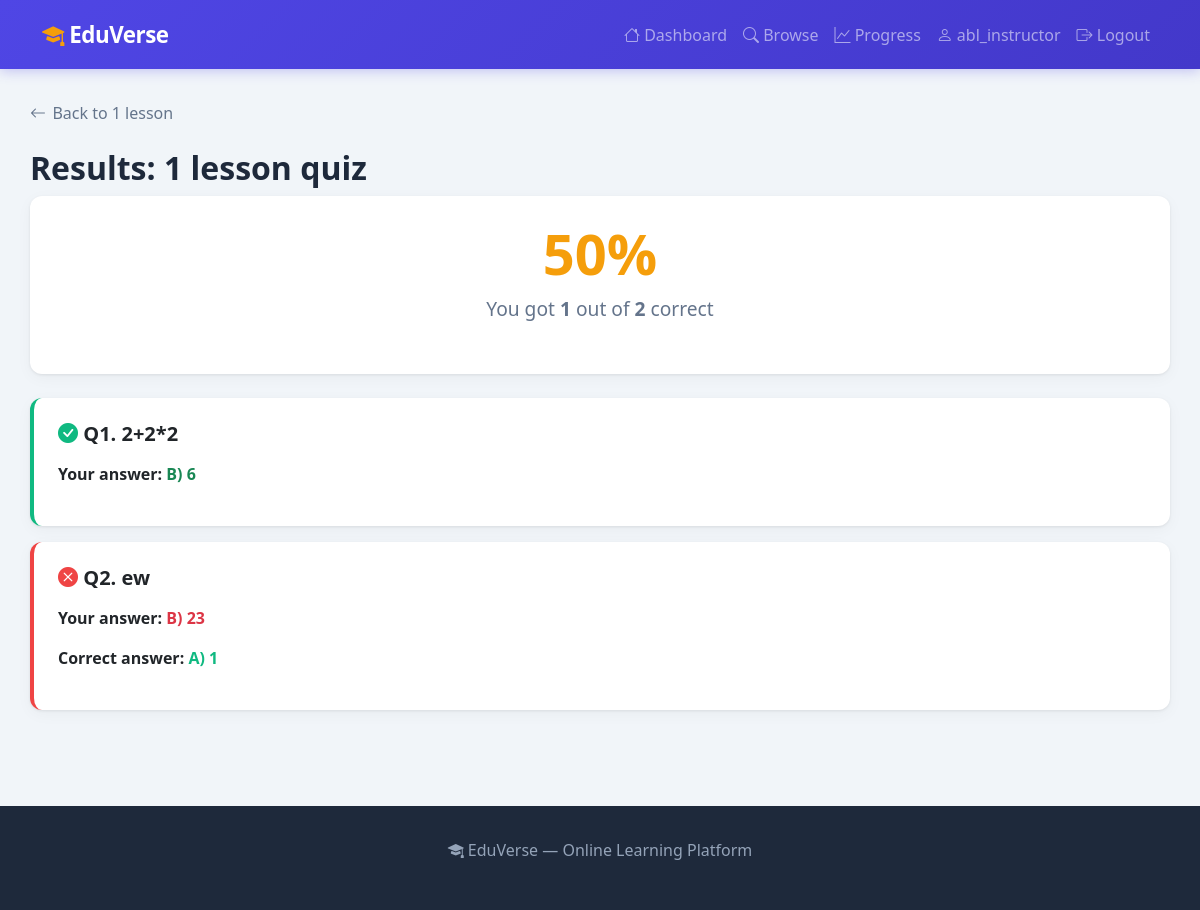
Page /quiz/1/results/ (signed in) on the committed database.
### courses/models.py (models this page shows, shortened)
class Quiz(models.Model):
    lesson = models.ForeignKey(Lesson, on_delete=models.CASCADE, related_name='quizzes')
    title = models.CharField(max_length=200)
    created_at = models.DateTimeField(auto_now_add=True)
    class Meta:
        verbose_name_plural = 'Quizzes'

class Lesson(models.Model):
    course = models.ForeignKey(Course, on_delete=models.CASCADE, related_name='lessons')
    title = models.CharField(max_length=200)
    content = models.TextField()
    file = models.FileField(upload_to='lesson_files/', blank=True, null=True)
    order = models.PositiveIntegerField(default=0)
    created_at = models.DateTimeField(auto_now_add=True)
    class Meta:
        ordering = ['order']

class Question(models.Model):
    quiz = models.ForeignKey(Quiz, on_delete=models.CASCADE, related_name='questions')
    question_text = models.TextField()
    option_a = models.CharField(max_length=200)
    option_b = models.CharField(max_length=200)
    option_c = models.CharField(max_length=200)
    option_d = models.CharField(max_length=200)
    correct_answer = models.CharField(max_length=1, choices=[
        ('A', 'A'), ('B', 'B'), ('C', 'C'), ('D', 'D')
    ])
    order = models.PositiveIntegerField(default=0)
    class Meta:
        ordering = ['order']

### courses/views.py (the view)
# urls.py: path('quiz/<int:quiz_id>/results/', views.quiz_results_view, name='quiz_results'),
@login_required
def quiz_results_view(request, quiz_id):
    quiz = get_object_or_404(Quiz, id=quiz_id)
    questions = quiz.questions.all()
    submissions = Submission.objects.filter(student=request.user, quiz=quiz)
    submission_map = {}
    for s in submissions:
        submission_map[s.question_id] = s
    results = []
    for question in questions:
        sub = submission_map.get(question.id)
        results.append({
            'question': question,
            'selected': sub.selected_answer if sub else None,
            'is_correct': sub.is_correct if sub else False,
        })
    correct_count = submissions.filter(is_correct=True).count()
    total_count = questions.count()
    if total_count > 0:
        percentage = round(correct_count / total_count * 100)
    else:
        percentage = 0
    return render(request, 'courses/quiz_results.html', {
        'quiz': quiz,
        'results': results,
        'correct_count': correct_count,
        'total_count': total_count,
        'percentage': percentage,
    })

### courses/templates/courses/quiz_results.html (shortened to what this page needs)
{% extends 'courses/base.html' %}
{% block content %}
<a href="{% url 'lesson_detail' quiz.lesson.id %}" class="back-btn">
    <i class="bi bi-arrow-left"></i> Back to {{ quiz.lesson.title }}
</a>
<h2 style="font-weight: 800;">Results: {{ quiz.title }}</h2>
<div class="card p-4 mb-4 text-center">
    <h1 style="font-size: 3.5rem; font-weight: 800; color: {% if percentage >= 70 %}var(--success){% elif percentage >= 50 %}var(--accent){% else %}var(--danger){% endif %};">
        {{ percentage }}%
    </h1>
    <p style="font-size: 1.2rem; color: var(--gray);">
        You got <strong>{{ correct_count }}</strong> out of <strong>{{ total_count }}</strong> correct
    </p>
</div>
{% for result in results %}
    <div class="card p-4 mb-3" style="border-left: 4px solid {% if result.is_correct %}var(--success){% else %}var(--danger){% endif %};">
        <h5 class="fw-bold mb-3">
            {% if result.is_correct %}
                <i class="bi bi-check-circle-fill" style="color: var(--success);"></i>
            {% else %}
                <i class="bi bi-x-circle-fill" style="color: var(--danger);"></i>
            {% endif %}
            Q{{ result.question.order }}. {{ result.question.question_text }}
        </h5>
        <p>
            <strong>Your answer:</strong>
            <span class="{% if result.is_correct %}text-success{% else %}text-danger{% endif %} fw-bold">
                {{ result.selected }})
                {% if result.selected == 'B' %}{{ result.question.option_b }}{% endif %}
            </span>
        </p>
        {% if not result.is_correct %}
            <p>
                <strong>Correct answer:</strong>
                <span style="color: var(--success); font-weight: 600;">
                    {{ result.question.correct_answer }})
                    {% if result.question.correct_answer == 'A' %}{{ result.question.option_a }}{% endif %}
                </span>
            </p>
        {% endif %}
    </div>
{% endfor %}
{% endblock %}

### courses/templates/courses/base.html (shortened to what this page needs)
<!DOCTYPE html>
<html lang="en">
<head>
    <link href="https://cdn.jsdelivr.net/npm/bootstrap@5.3.0/dist/css/bootstrap.min.css" rel="stylesheet">
    <link href="https://cdn.jsdelivr.net/npm/bootstrap-icons@1.11.0/font/bootstrap-icons.css" rel="stylesheet">
</head>
<body>
    <nav class="navbar navbar-expand-lg navbar-dark">
        <div class="container">
            <a class="navbar-brand" href="{% url 'dashboard' %}">
                <i class="bi bi-mortarboard-fill"></i> EduVerse
            </a>
            <div class="collapse navbar-collapse" id="navbarNav">
                <div class="navbar-nav ms-auto">
                    {% if user.is_authenticated %}
                        <a class="nav-link" href="{% url 'dashboard' %}"><i class="bi bi-house"></i> Dashboard</a>
                        <a class="nav-link" href="{% url 'browse' %}"><i class="bi bi-search"></i> Browse</a>
                        {% if user.profile.role == 'student' %}
                            <a class="nav-link" href="{% url 'progress' %}"><i class="bi bi-graph-up"></i> Progress</a>
                        {% endif %}
                        <a class="nav-link d-flex align-items-center gap-1" href="{% url 'profile' %}">
                            {% if user.profile.profile_picture %}
                                <img src="{{ user.profile.profile_picture.url }}" style="width: 24px; height: 24px; border-radius: 50%; object-fit: cover;">
                            {% else %}
                                <i class="bi bi-person"></i>
                            {% endif %}
                            {{ user.username }}
                        </a>
                        <a class="nav-link" href="{% url 'logout' %}"><i class="bi bi-box-arrow-right"></i> Logout</a>
                    {% else %}
                        <a class="nav-link" href="{% url 'login' %}">Login</a>
                        <a class="nav-link" href="{% url 'register' %}">Register</a>
                    {% endif %}
                </div>
            </div>
        </div>
    </nav>
    <div class="container main-content">
        {% block content %}{% endblock %}
    </div>
    <footer>
        <div class="container text-center">
            <p><i class="bi bi-mortarboard-fill"></i> EduVerse &mdash; Online Learning Platform</p>
        </div>
    </footer>
</body>
</html>

### courses/templates/courses/base.html (style rules this page uses)
:root { --primary: #4f46e5; --primary-dark: #4338ca; --primary-light: #eef2ff; --accent: #f59e0b; --success: #10b981; --danger: #ef4444; --dark: #1e293b; --gray: #64748b; --light-gray: #f1f5f9; }
body { font-family: 'Segoe UI', system-ui, -apple-system, sans-serif; background-color: var(--light-gray); color: var(--dark); min-height: 100vh; }
.navbar { background: linear-gradient(135deg, var(--primary), var(--primary-dark)) !important; box-shadow: 0 2px 12px rgba(79, 70, 229, 0.3); padding: 0.8rem 0; }
.navbar-brand { font-weight: 800; font-size: 1.4rem; letter-spacing: -0.5px; }
.navbar-brand i { color: var(--accent); }
.nav-link { font-weight: 500; transition: opacity 0.2s; }
.main-content { padding: 2rem 0; }
.card { border: none; border-radius: 12px; box-shadow: 0 1px 3px rgba(0,0,0,0.08), 0 4px 16px rgba(0,0,0,0.04); transition: transform 0.2s, box-shadow 0.2s; }
.back-btn { display: inline-flex; align-items: center; gap: 0.4rem; color: var(--gray); text-decoration: none; font-weight: 500; margin-bottom: 1.5rem; transition: color 0.2s; }
footer { background: var(--dark); color: #94a3b8; padding: 2rem 0; margin-top: 3rem; }

### rows in the picture
Quiz: lesson "1 lesson", title "1 lesson quiz"
Question: question.order "1", question.question_text "2+2*2", selected "B", question.option_b "6"
Question: question.order "2", question.question_text "ew", selected "B", question.option_b "23", question.correct_answer "A", question.option_a "1"

### other values in the picture
{{ user.username }} "abl_instructor"
{{ percentage }} "50"
{{ correct_count }} "1"
{{ total_count }} "2"
